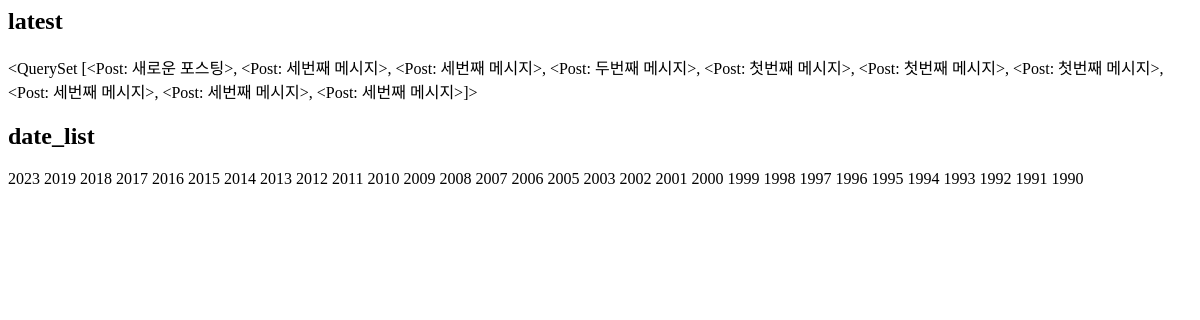
Before: /instagram/archive/ with the older database file.
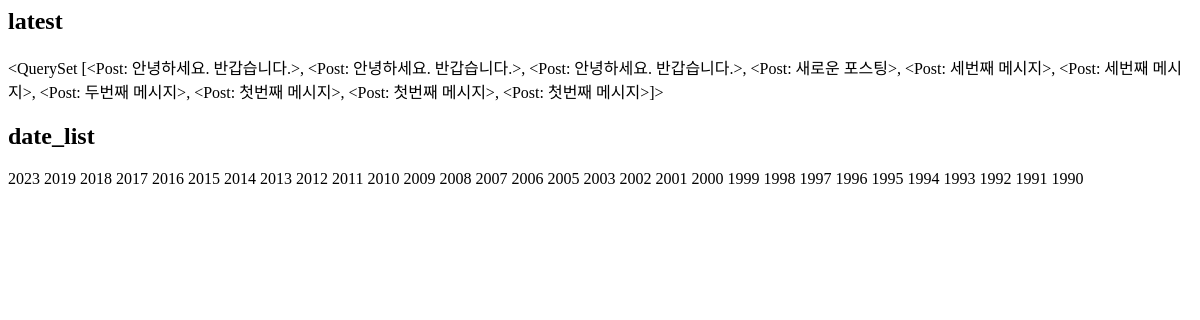
After: the same page with the newer database file.
### instagram/models.py (models this page shows, shortened)
class Post(models.Model):
    author = models.ForeignKey(settings.AUTH_USER_MODEL, on_delete = models.CASCADE)
    message = models.TextField(
        validators=[MinLengthValidator(10)]
        ) # self.first = first
    photo = models.ImageField(blank=True, upload_to='instagram/post/%Y/%m/%d')
    tag_set = models.ManyToManyField('Tag', blank=True)
    is_public = models.BooleanField(default=False, verbose_name='공개여부')
    created_at = models.DateTimeField(auto_now_add=True)
    updated_at = models.DateTimeField(auto_now=True)
    def __str__(self):
        return self.message
    class Meta:
        ordering = ['-id']
    def message_length(self):
        return f'{len(self.message)} 글자'
    message_length.short_description = "메세지 글자수"

### instagram/templates/instagram/post_archive.html
<h2>latest</h2>
{{ latest }}
<h2>date_list</h2>
{% for date in date_list %}
    {{ date.year }}
{% endfor %}

Changed rows visible on the page:
no longer on this page (row unchanged): Post: message.message "<QuerySet [<Post: 새로운 포스팅>, <Post: 세번째 메시지>, <Post: 세번째 메시지>, <Post: 두번째 메시지>, <Post: 첫번째 메시지>, <Post: 첫번째 메시지>, <Post: 첫번째 메시지>, <Post: 세번째 메시지>, <Post: 세번째 메시지>, <Post: 세번째 메시지>]>"
added Post: message.message "<QuerySet [<Post: 안녕하세요. 반갑습니다.>, <Post: 안녕하세요. 반갑습니다.>, <Post: 안녕하세요. 반갑습니다.>, <Post: 새로운 포스팅>, <Post: 세번째 메시지>, <Post: 세번째 메시지>, <Post: 두번째 메시지>, <Post: 첫번째 메시지>, <Post: 첫번째 메시지>, <Post: 첫번째 메시지>]>"
